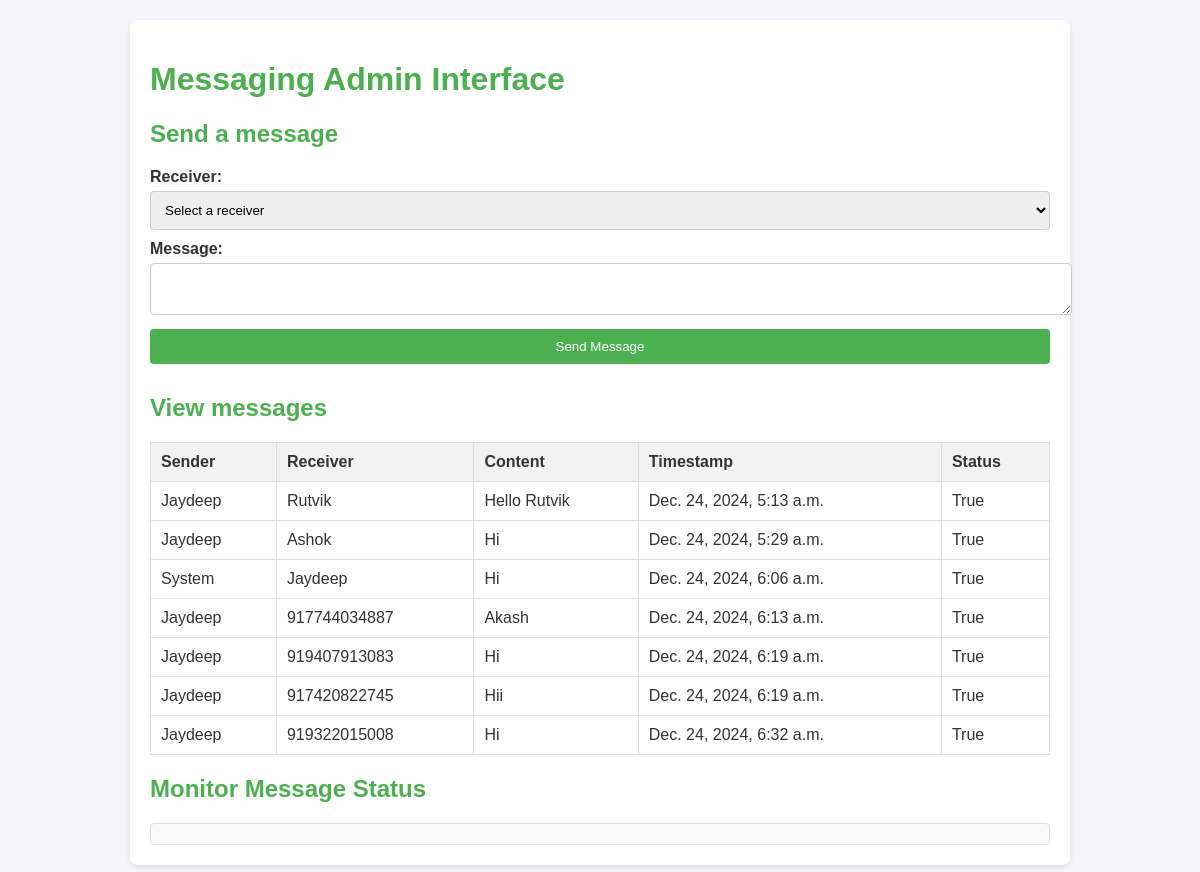
The page /admin_interface/ on the database as committed earlier.
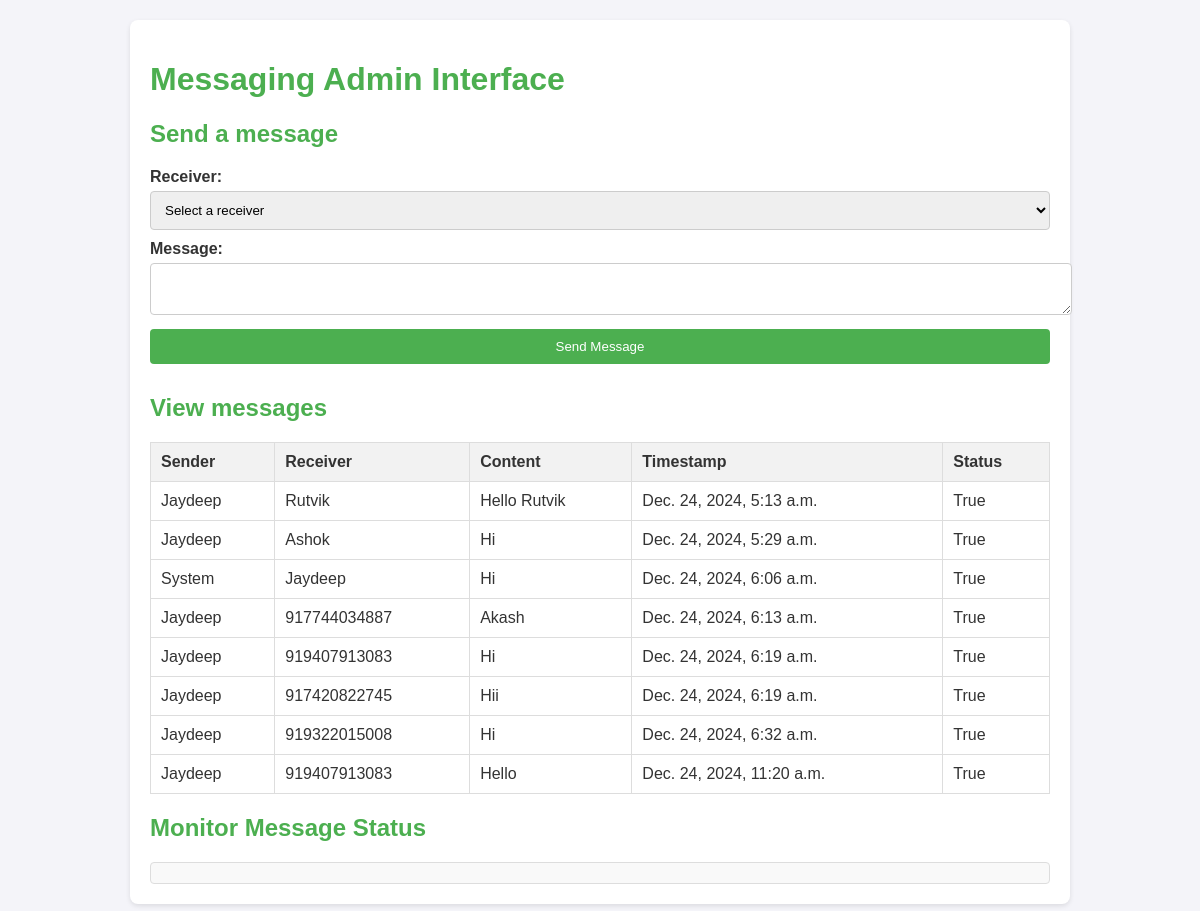
The same page on the database as committed later.
### webhook/models.py (models this page shows, shortened)
class Message(models.Model):
    sender = models.CharField(max_length=255)
    receiver = models.CharField(max_length=255)
    content = models.TextField()
    timestamp = models.DateTimeField(auto_now_add=True)
    status = models.CharField(max_length=50, default="Pending")
    mobile_no=models.CharField(max_length=12,null=True)

### webhook/views.py (the view)
# urls.py: path('admin_interface/', views.admin_interface, name='admin_interface'),
def admin_interface(request):
    messages = Message.objects.all()
    msg=[]
    for message in messages:
        msg1={}
        msg1["sender"]=message.sender
        msg1["receiver"]=message.receiver
        msg1["content"]=message.content
        msg1["timestamp"]=message.timestamp
        msg1["status"]=True
        msg1["mobile_no"]=message.mobile_no
        msg.append(msg1)
    return render(request, "admin_interface.html", {"messages": msg})

### webhook/templates/admin_interface.html (shortened to what this page needs)
<!DOCTYPE html>
<html lang="en">
<head>
</head>
<body>
    <div class="container">
        <h1>Messaging Admin Interface</h1>
        <section>
            <h2>Send a message</h2>
            <form id="test-message-form" method="post" action="{% url 'reply_to_user' %}">
                <label for="receiver">Receiver:</label>
                <select id="receiver" name="mobile" required>
                    <option value="">Select a receiver</option>
                </select>
                <label for="content">Message:</label>
                <textarea id="content" name="msg" required></textarea>
                <button type="submit" id="send-message-btn">Send Message</button>
            </form>
        </section>
        <section>
            <h2>View messages</h2>
            <table>
                <thead>
                    <tr>
                        <th>Sender</th>
                        <th>Receiver</th>
                        <th>Content</th>
                        <th>Timestamp</th>
                        <th>Status</th>
                    </tr>
                </thead>
                <tbody>
                    {% for message in messages %}
                    <tr>
                        <td>{{ message.sender }}</td>
                        <td>{{ message.receiver }}</td>
                        <td>{{ message.content }}</td>
                        <td>{{ message.timestamp }}</td>
                        <td>{{ message.status }}</td>
                    </tr>
                    {% endfor %}
                </tbody>
            </table>
        </section>
        <section>
            <h2>Monitor Message Status</h2>
            <div id="status-container">
            </div>
        </section>
    </div>
</body>
</html>

Rows that differ between the two databases and show on the page:
added Message: sender "Jaydeep", receiver "919407913083", content "Hello", timestamp "Dec. 24, 2024, 11:20 a.m."
Other text that changed with them:
new list line: "True"
